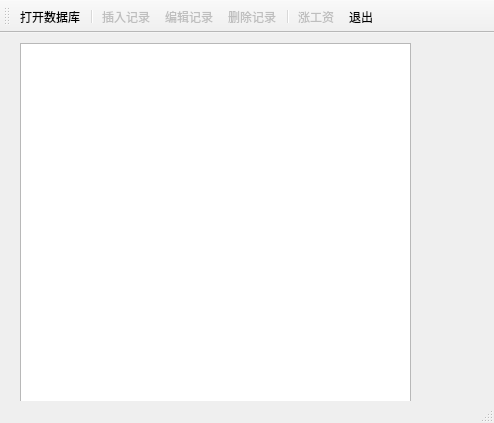
<?xml version="1.0" encoding="UTF-8"?>
<ui version="4.0">
 <class>MainWindow</class>
 <widget class="QMainWindow" name="MainWindow">
  <property name="geometry">
   <rect>
    <x>0</x>
    <y>0</y>
    <width>494</width>
    <height>423</height>
   </rect>
  </property>
  <property name="windowTitle">
   <string>MainWindow</string>
  </property>
  <widget class="QWidget" name="centralwidget">
   <widget class="QTableView" name="tableView">
    <property name="geometry">
     <rect>
      <x>20</x>
      <y>10</y>
      <width>391</width>
      <height>381</height>
     </rect>
    </property>
   </widget>
  </widget>
  <widget class="QStatusBar" name="statusbar"/>
  <widget class="QToolBar" name="toolBar">
   <property name="enabled">
    <bool>true</bool>
   </property>
   <property name="windowTitle">
    <string>toolBar</string>
   </property>
   <property name="toolButtonStyle">
    <enum>Qt::ToolButtonTextUnderIcon</enum>
   </property>
   <attribute name="toolBarArea">
    <enum>TopToolBarArea</enum>
   </attribute>
   <attribute name="toolBarBreak">
    <bool>false</bool>
   </attribute>
   <addaction name="actOpenDB"/>
   <addaction name="separator"/>
   <addaction name="actRecInsert"/>
   <addaction name="actRecEdit"/>
   <addaction name="actRecDelete"/>
   <addaction name="separator"/>
   <addaction name="actScan"/>
   <addaction name="actQuit"/>
  </widget>
  <action name="actOpenDB">
   <property name="icon">
    <iconset resource="res.qrc">
     <normaloff>:/icons/images/open3.bmp</normaloff>:/icons/images/open3.bmp</iconset>
   </property>
   <property name="text">
    <string>打开数据库</string>
   </property>
   <property name="toolTip">
    <string>打开数据库</string>
   </property>
  </action>
  <action name="actRecInsert">
   <property name="enabled">
    <bool>false</bool>
   </property>
   <property name="icon">
    <iconset resource="res.qrc">
     <normaloff>:/icons/images/306.bmp</normaloff>:/icons/images/306.bmp</iconset>
   </property>
   <property name="text">
    <string>插入记录</string>
   </property>
   <property name="toolTip">
    <string>插入记录</string>
   </property>
  </action>
  <action name="actRecEdit">
   <property name="enabled">
    <bool>false</bool>
   </property>
   <property name="icon">
    <iconset resource="res.qrc">
     <normaloff>:/icons/images/812.bmp</normaloff>:/icons/images/812.bmp</iconset>
   </property>
   <property name="text">
    <string>编辑记录</string>
   </property>
   <property name="toolTip">
    <string>编辑记录</string>
   </property>
  </action>
  <action name="actRecDelete">
   <property name="enabled">
    <bool>false</bool>
   </property>
   <property name="icon">
    <iconset resource="res.qrc">
     <normaloff>:/icons/images/delete1.bmp</normaloff>:/icons/images/delete1.bmp</iconset>
   </property>
   <property name="text">
    <string>删除记录</string>
   </property>
   <property name="toolTip">
    <string>删除记录</string>
   </property>
  </action>
  <action name="actScan">
   <property name="enabled">
    <bool>false</bool>
   </property>
   <property name="icon">
    <iconset resource="res.qrc">
     <normaloff>:/icons/images/up.bmp</normaloff>:/icons/images/up.bmp</iconset>
   </property>
   <property name="text">
    <string>涨工资</string>
   </property>
   <property name="toolTip">
    <string>涨工资</string>
   </property>
  </action>
  <action name="actQuit">
   <property name="icon">
    <iconset resource="res.qrc">
     <normaloff>:/icons/images/exit.bmp</normaloff>:/icons/images/exit.bmp</iconset>
   </property>
   <property name="text">
    <string>退出</string>
   </property>
   <property name="toolTip">
    <string>退出</string>
   </property>
  </action>
 </widget>
 <resources>
  <include location="res.qrc"/>
 </resources>
 <connections>
  <connection>
   <sender>actQuit</sender>
   <signal>triggered()</signal>
   <receiver>MainWindow</receiver>
   <slot>close()</slot>
   <hints>
    <hint type="sourcelabel">
     <x>-1</x>
     <y>-1</y>
    </hint>
    <hint type="destinationlabel">
     <x>246</x>
     <y>211</y>
    </hint>
   </hints>
  </connection>
 </connections>
</ui>
